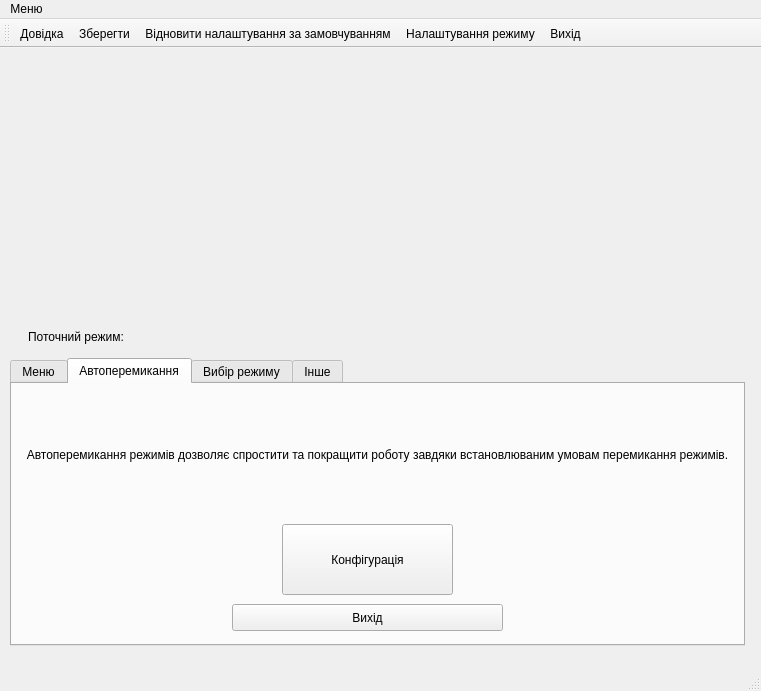
<?xml version="1.0" encoding="UTF-8"?>
<ui version="4.0">
 <class>MainWindow</class>
 <widget class="QMainWindow" name="MainWindow">
  <property name="geometry">
   <rect>
    <x>0</x>
    <y>0</y>
    <width>761</width>
    <height>691</height>
   </rect>
  </property>
  <property name="sizePolicy">
   <sizepolicy hsizetype="Fixed" vsizetype="Fixed">
    <horstretch>0</horstretch>
    <verstretch>0</verstretch>
   </sizepolicy>
  </property>
  <property name="minimumSize">
   <size>
    <width>761</width>
    <height>691</height>
   </size>
  </property>
  <property name="maximumSize">
   <size>
    <width>761</width>
    <height>691</height>
   </size>
  </property>
  <property name="windowTitle">
   <string>Power Control</string>
  </property>
  <property name="windowIcon">
   <iconset resource="resources.qrc">
    <normaloff>:/img/100.png</normaloff>:/img/100.png</iconset>
  </property>
  <property name="tabShape">
   <enum>QTabWidget::Rounded</enum>
  </property>
  <widget class="QWidget" name="centralWidget">
   <widget class="QWidget" name="horizontalLayoutWidget">
    <property name="geometry">
     <rect>
      <x>10</x>
      <y>30</y>
      <width>741</width>
      <height>258</height>
     </rect>
    </property>
    <layout class="QHBoxLayout" name="horizontalLayout">
     <item>
      <widget class="QLabel" name="info">
       <property name="sizePolicy">
        <sizepolicy hsizetype="Minimum" vsizetype="Preferred">
         <horstretch>0</horstretch>
         <verstretch>0</verstretch>
        </sizepolicy>
       </property>
       <property name="styleSheet">
        <string notr="true">border:10px;</string>
       </property>
       <property name="lineWidth">
        <number>1</number>
       </property>
       <property name="text">
        <string>&lt;html&gt;&lt;head/&gt;&lt;body&gt;&lt;p align=&quot;center&quot;&gt;&lt;br/&gt;&lt;/p&gt;&lt;/body&gt;&lt;/html&gt;</string>
       </property>
       <property name="alignment">
        <set>Qt::AlignCenter</set>
       </property>
       <property name="wordWrap">
        <bool>true</bool>
       </property>
      </widget>
     </item>
     <item>
      <widget class="QFrame" name="frame">
       <property name="sizePolicy">
        <sizepolicy hsizetype="Fixed" vsizetype="Fixed">
         <horstretch>0</horstretch>
         <verstretch>0</verstretch>
        </sizepolicy>
       </property>
       <property name="minimumSize">
        <size>
         <width>256</width>
         <height>256</height>
        </size>
       </property>
       <property name="toolTip">
        <string>&lt;html&gt;&lt;head/&gt;&lt;body&gt;&lt;p align=&quot;center&quot;&gt;Поточний стан батареї&lt;/p&gt;&lt;/body&gt;&lt;/html&gt;</string>
       </property>
       <property name="styleSheet">
        <string notr="true"/>
       </property>
      </widget>
     </item>
    </layout>
   </widget>
   <widget class="QTabWidget" name="tabWidget">
    <property name="geometry">
     <rect>
      <x>10</x>
      <y>310</y>
      <width>735</width>
      <height>288</height>
     </rect>
    </property>
    <property name="sizePolicy">
     <sizepolicy hsizetype="Preferred" vsizetype="Preferred">
      <horstretch>0</horstretch>
      <verstretch>0</verstretch>
     </sizepolicy>
    </property>
    <property name="maximumSize">
     <size>
      <width>735</width>
      <height>288</height>
     </size>
    </property>
    <property name="tabPosition">
     <enum>QTabWidget::North</enum>
    </property>
    <property name="tabShape">
     <enum>QTabWidget::Rounded</enum>
    </property>
    <property name="currentIndex">
     <number>1</number>
    </property>
    <widget class="QWidget" name="tab">
     <attribute name="icon">
      <iconset resource="resources.qrc">
       <normaloff>:/img/icons8-меню-filled-50.png</normaloff>:/img/icons8-меню-filled-50.png</iconset>
     </attribute>
     <attribute name="title">
      <string>Меню</string>
     </attribute>
     <layout class="QHBoxLayout" name="horizontalLayout_5">
      <item>
       <widget class="QGroupBox" name="groupBox_2">
        <property name="title">
         <string>Зміна яскравості</string>
        </property>
        <layout class="QVBoxLayout" name="verticalLayout_3">
         <item>
          <layout class="QHBoxLayout" name="horizontalLayout_4">
           <item>
            <widget class="QWidget" name="widget_2" native="true">
             <property name="enabled">
              <bool>true</bool>
             </property>
             <property name="sizePolicy">
              <sizepolicy hsizetype="Fixed" vsizetype="Fixed">
               <horstretch>0</horstretch>
               <verstretch>0</verstretch>
              </sizepolicy>
             </property>
             <property name="minimumSize">
              <size>
               <width>48</width>
               <height>48</height>
              </size>
             </property>
             <property name="maximumSize">
              <size>
               <width>48</width>
               <height>48</height>
              </size>
             </property>
             <property name="baseSize">
              <size>
               <width>48</width>
               <height>48</height>
              </size>
             </property>
             <property name="styleSheet">
              <string notr="true">background-image: url(:/img/icons8-солнце-filled-50.png);</string>
             </property>
            </widget>
           </item>
           <item>
            <widget class="QSlider" name="horizontalSlider">
             <property name="maximumSize">
              <size>
               <width>300</width>
               <height>16777215</height>
              </size>
             </property>
             <property name="maximum">
              <number>100</number>
             </property>
             <property name="singleStep">
              <number>10</number>
             </property>
             <property name="value">
              <number>50</number>
             </property>
             <property name="sliderPosition">
              <number>50</number>
             </property>
             <property name="orientation">
              <enum>Qt::Horizontal</enum>
             </property>
             <property name="tickPosition">
              <enum>QSlider::NoTicks</enum>
             </property>
             <property name="tickInterval">
              <number>0</number>
             </property>
            </widget>
           </item>
           <item>
            <widget class="QWidget" name="widget" native="true">
             <property name="sizePolicy">
              <sizepolicy hsizetype="Fixed" vsizetype="Fixed">
               <horstretch>0</horstretch>
               <verstretch>0</verstretch>
              </sizepolicy>
             </property>
             <property name="minimumSize">
              <size>
               <width>48</width>
               <height>48</height>
              </size>
             </property>
             <property name="maximumSize">
              <size>
               <width>48</width>
               <height>48</height>
              </size>
             </property>
             <property name="styleSheet">
              <string notr="true">background-image: url(:/img/icons8-солнце-50.png);</string>
             </property>
            </widget>
           </item>
          </layout>
         </item>
         <item>
          <layout class="QHBoxLayout" name="horizontalLayout_2">
           <item>
            <widget class="QPushButton" name="pushButton_4">
             <property name="text">
              <string>Налаштування</string>
             </property>
            </widget>
           </item>
           <item>
            <widget class="QPushButton" name="pushButton_3">
             <property name="text">
              <string>За замовчуванням</string>
             </property>
            </widget>
           </item>
           <item>
            <widget class="QPushButton" name="pushButton_2">
             <property name="text">
              <string>Вихід</string>
             </property>
            </widget>
           </item>
          </layout>
         </item>
        </layout>
       </widget>
      </item>
      <item>
       <widget class="Line" name="line">
        <property name="orientation">
         <enum>Qt::Vertical</enum>
        </property>
       </widget>
      </item>
     </layout>
    </widget>
    <widget class="QWidget" name="tab_2">
     <attribute name="icon">
      <iconset resource="resources.qrc">
       <normaloff>:/img/creative-idea.png</normaloff>:/img/creative-idea.png</iconset>
     </attribute>
     <attribute name="title">
      <string>Автоперемикання</string>
     </attribute>
     <widget class="QPushButton" name="pushButton_6">
      <property name="geometry">
       <rect>
        <x>270</x>
        <y>140</y>
        <width>171</width>
        <height>71</height>
       </rect>
      </property>
      <property name="text">
       <string>Конфігурація</string>
      </property>
      <property name="icon">
       <iconset resource="resources.qrc">
        <normaloff>:/img/web-settings.png</normaloff>:/img/web-settings.png</iconset>
      </property>
     </widget>
     <widget class="QLabel" name="label_3">
      <property name="geometry">
       <rect>
        <x>10</x>
        <y>0</y>
        <width>711</width>
        <height>141</height>
       </rect>
      </property>
      <property name="text">
       <string>Автоперемикання режимів дозволяє спростити та покращити роботу завдяки встановлюваним умовам перемикання режимів.</string>
      </property>
      <property name="alignment">
       <set>Qt::AlignCenter</set>
      </property>
      <property name="wordWrap">
       <bool>true</bool>
      </property>
     </widget>
     <widget class="QLabel" name="label_7">
      <property name="geometry">
       <rect>
        <x>677</x>
        <y>9</y>
        <width>16</width>
        <height>19</height>
       </rect>
      </property>
      <property name="text">
       <string/>
      </property>
     </widget>
     <widget class="QPushButton" name="pushButton">
      <property name="geometry">
       <rect>
        <x>220</x>
        <y>220</y>
        <width>271</width>
        <height>27</height>
       </rect>
      </property>
      <property name="text">
       <string>Вихід</string>
      </property>
     </widget>
    </widget>
    <widget class="QWidget" name="tab_3">
     <attribute name="icon">
      <iconset resource="resources.qrc">
       <normaloff>:/img/152226.png</normaloff>:/img/152226.png</iconset>
     </attribute>
     <attribute name="title">
      <string>Вибір режиму</string>
     </attribute>
     <widget class="QWidget" name="horizontalLayoutWidget_2">
      <property name="geometry">
       <rect>
        <x>20</x>
        <y>30</y>
        <width>681</width>
        <height>111</height>
       </rect>
      </property>
      <layout class="QHBoxLayout" name="horizontalLayout_3">
       <property name="spacing">
        <number>0</number>
       </property>
       <property name="leftMargin">
        <number>0</number>
       </property>
       <property name="rightMargin">
        <number>0</number>
       </property>
       <item alignment="Qt::AlignHCenter|Qt::AlignVCenter">
        <widget class="QLabel" name="label_2">
         <property name="sizePolicy">
          <sizepolicy hsizetype="Minimum" vsizetype="Minimum">
           <horstretch>0</horstretch>
           <verstretch>0</verstretch>
          </sizepolicy>
         </property>
         <property name="minimumSize">
          <size>
           <width>93</width>
           <height>0</height>
          </size>
         </property>
         <property name="text">
          <string>&lt;html&gt;&lt;head/&gt;&lt;body&gt;&lt;p align=&quot;center&quot;&gt;&lt;span style=&quot; font-size:10pt; font-weight:600;&quot;&gt;Енергозберігаючий режим&lt;/span&gt;&lt;span style=&quot; font-weight:600;&quot;&gt;. &lt;/span&gt;&lt;/p&gt;&lt;p align=&quot;center&quot;&gt;&lt;span style=&quot; font-size:9pt;&quot;&gt;Забезпечення максимальної економії енергоспоживання&lt;/span&gt;&lt;/p&gt;&lt;/body&gt;&lt;/html&gt;</string>
         </property>
         <property name="alignment">
          <set>Qt::AlignCenter</set>
         </property>
         <property name="wordWrap">
          <bool>true</bool>
         </property>
        </widget>
       </item>
       <item alignment="Qt::AlignHCenter|Qt::AlignVCenter">
        <widget class="QLabel" name="label_5">
         <property name="sizePolicy">
          <sizepolicy hsizetype="Minimum" vsizetype="Minimum">
           <horstretch>0</horstretch>
           <verstretch>0</verstretch>
          </sizepolicy>
         </property>
         <property name="text">
          <string>&lt;html&gt;&lt;head/&gt;&lt;body&gt;&lt;p align=&quot;center&quot;&gt;&lt;span style=&quot; font-size:10pt; font-weight:600;&quot;&gt;Баланс&lt;/span&gt;&lt;span style=&quot; font-size:10pt;&quot;&gt;. &lt;/span&gt;&lt;/p&gt;&lt;p align=&quot;center&quot;&gt;&lt;span style=&quot; font-size:9pt;&quot;&gt;Автоматичне балансування ефективності та економії &lt;/span&gt;&lt;/p&gt;&lt;/body&gt;&lt;/html&gt;</string>
         </property>
         <property name="wordWrap">
          <bool>true</bool>
         </property>
        </widget>
       </item>
       <item alignment="Qt::AlignHCenter|Qt::AlignVCenter">
        <widget class="QLabel" name="label_8">
         <property name="sizePolicy">
          <sizepolicy hsizetype="Minimum" vsizetype="Minimum">
           <horstretch>0</horstretch>
           <verstretch>0</verstretch>
          </sizepolicy>
         </property>
         <property name="text">
          <string>&lt;html&gt;&lt;head/&gt;&lt;body&gt;&lt;p align=&quot;center&quot;&gt;&lt;span style=&quot; font-size:10pt; font-weight:600;&quot;&gt;Потужний режим.&lt;/span&gt;&lt;/p&gt;&lt;p align=&quot;center&quot;&gt;&lt;span style=&quot; font-size:9pt;&quot;&gt;Максимальна продуктивність за рахунок більших витрат енергії.&lt;/span&gt;&lt;/p&gt;&lt;/body&gt;&lt;/html&gt;</string>
         </property>
         <property name="wordWrap">
          <bool>true</bool>
         </property>
        </widget>
       </item>
      </layout>
     </widget>
     <widget class="QWidget" name="horizontalLayoutWidget_3">
      <property name="geometry">
       <rect>
        <x>20</x>
        <y>140</y>
        <width>681</width>
        <height>80</height>
       </rect>
      </property>
      <layout class="QHBoxLayout" name="horizontalLayout_6">
       <property name="spacing">
        <number>95</number>
       </property>
       <property name="leftMargin">
        <number>31</number>
       </property>
       <property name="rightMargin">
        <number>30</number>
       </property>
       <item>
        <widget class="QPushButton" name="pushButton_7">
         <property name="sizePolicy">
          <sizepolicy hsizetype="Minimum" vsizetype="Minimum">
           <horstretch>0</horstretch>
           <verstretch>0</verstretch>
          </sizepolicy>
         </property>
         <property name="toolTip">
          <string>&lt;html&gt;&lt;head/&gt;&lt;body&gt;&lt;p align=&quot;center&quot;&gt;&lt;span style=&quot; font-size:10pt;&quot;&gt;Активувати&lt;/span&gt;&lt;/p&gt;&lt;/body&gt;&lt;/html&gt;</string>
         </property>
         <property name="text">
          <string/>
         </property>
         <property name="icon">
          <iconset resource="resources.qrc">
           <normaloff>:/img/innovation.png</normaloff>:/img/innovation.png</iconset>
         </property>
         <property name="iconSize">
          <size>
           <width>64</width>
           <height>64</height>
          </size>
         </property>
        </widget>
       </item>
       <item>
        <widget class="QPushButton" name="pushButton_8">
         <property name="sizePolicy">
          <sizepolicy hsizetype="Minimum" vsizetype="Minimum">
           <horstretch>0</horstretch>
           <verstretch>0</verstretch>
          </sizepolicy>
         </property>
         <property name="toolTip">
          <string>&lt;html&gt;&lt;head/&gt;&lt;body&gt;&lt;p align=&quot;center&quot;&gt;&lt;span style=&quot; font-size:10pt;&quot;&gt;Активувати&lt;/span&gt;&lt;/p&gt;&lt;/body&gt;&lt;/html&gt;</string>
         </property>
         <property name="text">
          <string/>
         </property>
         <property name="icon">
          <iconset resource="resources.qrc">
           <normaloff>:/img/scale.png</normaloff>:/img/scale.png</iconset>
         </property>
         <property name="iconSize">
          <size>
           <width>64</width>
           <height>64</height>
          </size>
         </property>
        </widget>
       </item>
       <item>
        <widget class="QPushButton" name="pushButton_9">
         <property name="sizePolicy">
          <sizepolicy hsizetype="Minimum" vsizetype="Minimum">
           <horstretch>0</horstretch>
           <verstretch>0</verstretch>
          </sizepolicy>
         </property>
         <property name="toolTip">
          <string>&lt;html&gt;&lt;head/&gt;&lt;body&gt;&lt;p align=&quot;center&quot;&gt;&lt;span style=&quot; font-size:10pt;&quot;&gt;Активувати&lt;/span&gt;&lt;/p&gt;&lt;/body&gt;&lt;/html&gt;</string>
         </property>
         <property name="text">
          <string/>
         </property>
         <property name="icon">
          <iconset resource="resources.qrc">
           <normaloff>:/img/processor.png</normaloff>:/img/processor.png</iconset>
         </property>
         <property name="iconSize">
          <size>
           <width>64</width>
           <height>64</height>
          </size>
         </property>
        </widget>
       </item>
      </layout>
     </widget>
     <widget class="QPushButton" name="pushButton_10">
      <property name="geometry">
       <rect>
        <x>320</x>
        <y>230</y>
        <width>88</width>
        <height>27</height>
       </rect>
      </property>
      <property name="text">
       <string>Вихід</string>
      </property>
     </widget>
     <widget class="Line" name="line_3">
      <property name="geometry">
       <rect>
        <x>230</x>
        <y>30</y>
        <width>20</width>
        <height>191</height>
       </rect>
      </property>
      <property name="orientation">
       <enum>Qt::Vertical</enum>
      </property>
     </widget>
     <widget class="Line" name="line_4">
      <property name="geometry">
       <rect>
        <x>470</x>
        <y>30</y>
        <width>20</width>
        <height>191</height>
       </rect>
      </property>
      <property name="orientation">
       <enum>Qt::Vertical</enum>
      </property>
     </widget>
    </widget>
    <widget class="QWidget" name="tab_4">
     <attribute name="title">
      <string>Інше</string>
     </attribute>
     <widget class="QToolButton" name="toolButton">
      <property name="geometry">
       <rect>
        <x>30</x>
        <y>50</y>
        <width>121</width>
        <height>121</height>
       </rect>
      </property>
      <property name="minimumSize">
       <size>
        <width>121</width>
        <height>121</height>
       </size>
      </property>
      <property name="text">
       <string/>
      </property>
      <property name="icon">
       <iconset resource="resources.qrc">
        <normaloff>:/img/icons8-cообщение-облачко-50.png</normaloff>:/img/icons8-cообщение-облачко-50.png</iconset>
      </property>
      <property name="iconSize">
       <size>
        <width>64</width>
        <height>64</height>
       </size>
      </property>
      <property name="autoRaise">
       <bool>false</bool>
      </property>
     </widget>
     <widget class="QLabel" name="label_6">
      <property name="geometry">
       <rect>
        <x>40</x>
        <y>200</y>
        <width>103</width>
        <height>19</height>
       </rect>
      </property>
      <property name="sizePolicy">
       <sizepolicy hsizetype="Fixed" vsizetype="Fixed">
        <horstretch>0</horstretch>
        <verstretch>0</verstretch>
       </sizepolicy>
      </property>
      <property name="text">
       <string>&lt;html&gt;&lt;head/&gt;&lt;body&gt;&lt;p align=&quot;center&quot;&gt;Про програму&lt;/p&gt;&lt;/body&gt;&lt;/html&gt;</string>
      </property>
     </widget>
     <widget class="Line" name="line_8">
      <property name="geometry">
       <rect>
        <x>180</x>
        <y>0</y>
        <width>16</width>
        <height>251</height>
       </rect>
      </property>
      <property name="orientation">
       <enum>Qt::Vertical</enum>
      </property>
     </widget>
     <widget class="QGroupBox" name="formGroupBox">
      <property name="geometry">
       <rect>
        <x>370</x>
        <y>20</y>
        <width>351</width>
        <height>171</height>
       </rect>
      </property>
      <layout class="QFormLayout" name="formLayout">
       <item row="0" column="0">
        <widget class="QLabel" name="label_4">
         <property name="text">
          <string>Ваш E-MAIL:</string>
         </property>
        </widget>
       </item>
       <item row="0" column="1">
        <widget class="QLineEdit" name="lineEdit">
         <property name="placeholderText">
          <string>Example@ex.com</string>
         </property>
         <property name="clearButtonEnabled">
          <bool>true</bool>
         </property>
        </widget>
       </item>
       <item row="2" column="0">
        <widget class="QLabel" name="Label">
         <property name="text">
          <string>Ваше Ім'я</string>
         </property>
        </widget>
       </item>
       <item row="2" column="1">
        <widget class="QLineEdit" name="LineEdit">
         <property name="placeholderText">
          <string>Віталій</string>
         </property>
         <property name="clearButtonEnabled">
          <bool>true</bool>
         </property>
        </widget>
       </item>
       <item row="3" column="0">
        <widget class="QLabel" name="Label_2">
         <property name="text">
          <string>Відгук</string>
         </property>
        </widget>
       </item>
       <item row="3" column="1">
        <widget class="QLineEdit" name="LineEdit_2">
         <property name="sizePolicy">
          <sizepolicy hsizetype="Preferred" vsizetype="Preferred">
           <horstretch>0</horstretch>
           <verstretch>0</verstretch>
          </sizepolicy>
         </property>
         <property name="minimumSize">
          <size>
           <width>0</width>
           <height>30</height>
          </size>
         </property>
         <property name="inputMask">
          <string/>
         </property>
         <property name="clearButtonEnabled">
          <bool>true</bool>
         </property>
        </widget>
       </item>
      </layout>
     </widget>
     <widget class="QPushButton" name="pushButton_5">
      <property name="geometry">
       <rect>
        <x>510</x>
        <y>200</y>
        <width>141</width>
        <height>27</height>
       </rect>
      </property>
      <property name="text">
       <string>Надіслати</string>
      </property>
     </widget>
     <widget class="QWidget" name="widget_3" native="true">
      <property name="geometry">
       <rect>
        <x>250</x>
        <y>80</y>
        <width>64</width>
        <height>64</height>
       </rect>
      </property>
      <property name="sizePolicy">
       <sizepolicy hsizetype="Fixed" vsizetype="Fixed">
        <horstretch>0</horstretch>
        <verstretch>0</verstretch>
       </sizepolicy>
      </property>
      <property name="toolTip">
       <string>&lt;html&gt;&lt;head/&gt;&lt;body&gt;&lt;p align=&quot;center&quot;&gt;&lt;span style=&quot; font-size:10pt;&quot;&gt;Зворотній зв'язок.&lt;/span&gt;&lt;/p&gt;&lt;/body&gt;&lt;/html&gt;</string>
      </property>
      <property name="styleSheet">
       <string notr="true">background-image: url(:/img/feedback.png);</string>
      </property>
     </widget>
    </widget>
   </widget>
   <widget class="QLabel" name="label_9">
    <property name="geometry">
     <rect>
      <x>150</x>
      <y>270</y>
      <width>341</width>
      <height>31</height>
     </rect>
    </property>
    <property name="styleSheet">
     <string notr="true">font: 57 16pt &quot;Yu Gothic Medium&quot;;</string>
    </property>
    <property name="text">
     <string/>
    </property>
   </widget>
   <widget class="QLabel" name="label">
    <property name="geometry">
     <rect>
      <x>10</x>
      <y>280</y>
      <width>132</width>
      <height>19</height>
     </rect>
    </property>
    <property name="text">
     <string>&lt;html&gt;&lt;head/&gt;&lt;body&gt;&lt;p align=&quot;center&quot;&gt;Поточний режим:&lt;/p&gt;&lt;/body&gt;&lt;/html&gt;</string>
    </property>
   </widget>
   <zorder>tabWidget</zorder>
   <zorder>horizontalLayoutWidget</zorder>
   <zorder>label_9</zorder>
   <zorder>label</zorder>
  </widget>
  <widget class="QMenuBar" name="menuBar">
   <property name="geometry">
    <rect>
     <x>0</x>
     <y>0</y>
     <width>761</width>
     <height>21</height>
    </rect>
   </property>
   <widget class="QMenu" name="menu">
    <property name="title">
     <string>Меню</string>
    </property>
    <addaction name="action"/>
    <addaction name="action_2"/>
    <addaction name="action_3"/>
    <addaction name="action_4"/>
    <addaction name="action_5"/>
   </widget>
   <addaction name="menu"/>
  </widget>
  <widget class="QToolBar" name="mainToolBar">
   <attribute name="toolBarArea">
    <enum>TopToolBarArea</enum>
   </attribute>
   <attribute name="toolBarBreak">
    <bool>false</bool>
   </attribute>
   <addaction name="action"/>
   <addaction name="action_2"/>
   <addaction name="action_3"/>
   <addaction name="action_4"/>
   <addaction name="action_5"/>
  </widget>
  <widget class="QStatusBar" name="statusBar"/>
  <action name="action">
   <property name="icon">
    <iconset resource="resources.qrc">
     <normaloff>:/img/icons8-информация-50.png</normaloff>:/img/icons8-информация-50.png</iconset>
   </property>
   <property name="text">
    <string>Довідка</string>
   </property>
  </action>
  <action name="action_2">
   <property name="icon">
    <iconset resource="resources.qrc">
     <normaloff>:/img/182446.png</normaloff>:/img/182446.png</iconset>
   </property>
   <property name="text">
    <string>Зберегти</string>
   </property>
  </action>
  <action name="action_3">
   <property name="icon">
    <iconset resource="resources.qrc">
     <normaloff>:/img/icons8-обновить-52.png</normaloff>:/img/icons8-обновить-52.png</iconset>
   </property>
   <property name="text">
    <string>Відновити налаштування за замовчуванням</string>
   </property>
  </action>
  <action name="action_4">
   <property name="icon">
    <iconset resource="resources.qrc">
     <normaloff>:/img/web-settings.png</normaloff>:/img/web-settings.png</iconset>
   </property>
   <property name="text">
    <string>Налаштування режиму</string>
   </property>
  </action>
  <action name="action_5">
   <property name="icon">
    <iconset resource="resources.qrc">
     <normaloff>:/img/icons8-выход-52.png</normaloff>:/img/icons8-выход-52.png</iconset>
   </property>
   <property name="text">
    <string>Вихід</string>
   </property>
  </action>
 </widget>
 <layoutdefault spacing="6" margin="11"/>
 <resources>
  <include location="resources.qrc"/>
 </resources>
 <connections/>
</ui>
